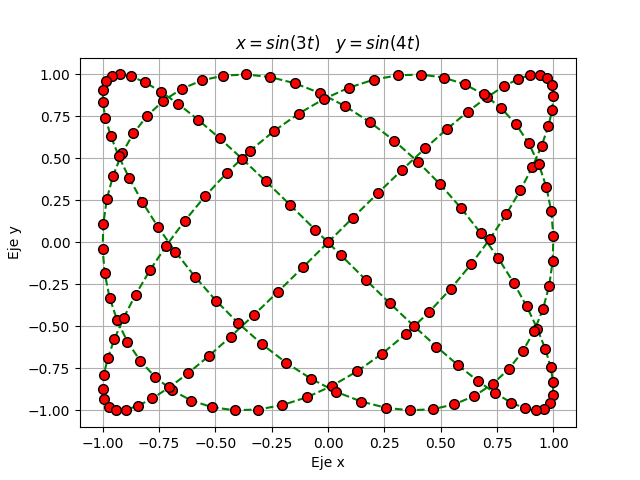

Source code (Python):
import matplotlib.pyplot as plt
import numpy as np
from numpy import sin

tpoints = np.linspace( 0, 2*np.pi, 170)
def x(t):
    return (sin(3*tpoints))

def y(t):
    return (sin(4*tpoints))

plt.plot(x(tpoints), y(tpoints),'o--g', markersize = 7, mec = 'k', mfc = 'r')
plt.title('$x = sin(3t)$'+'   $y = sin(4t)$')
plt.ylabel('Eje y')
plt.xlabel('Eje x')
plt.grid(True)
plt.show()
